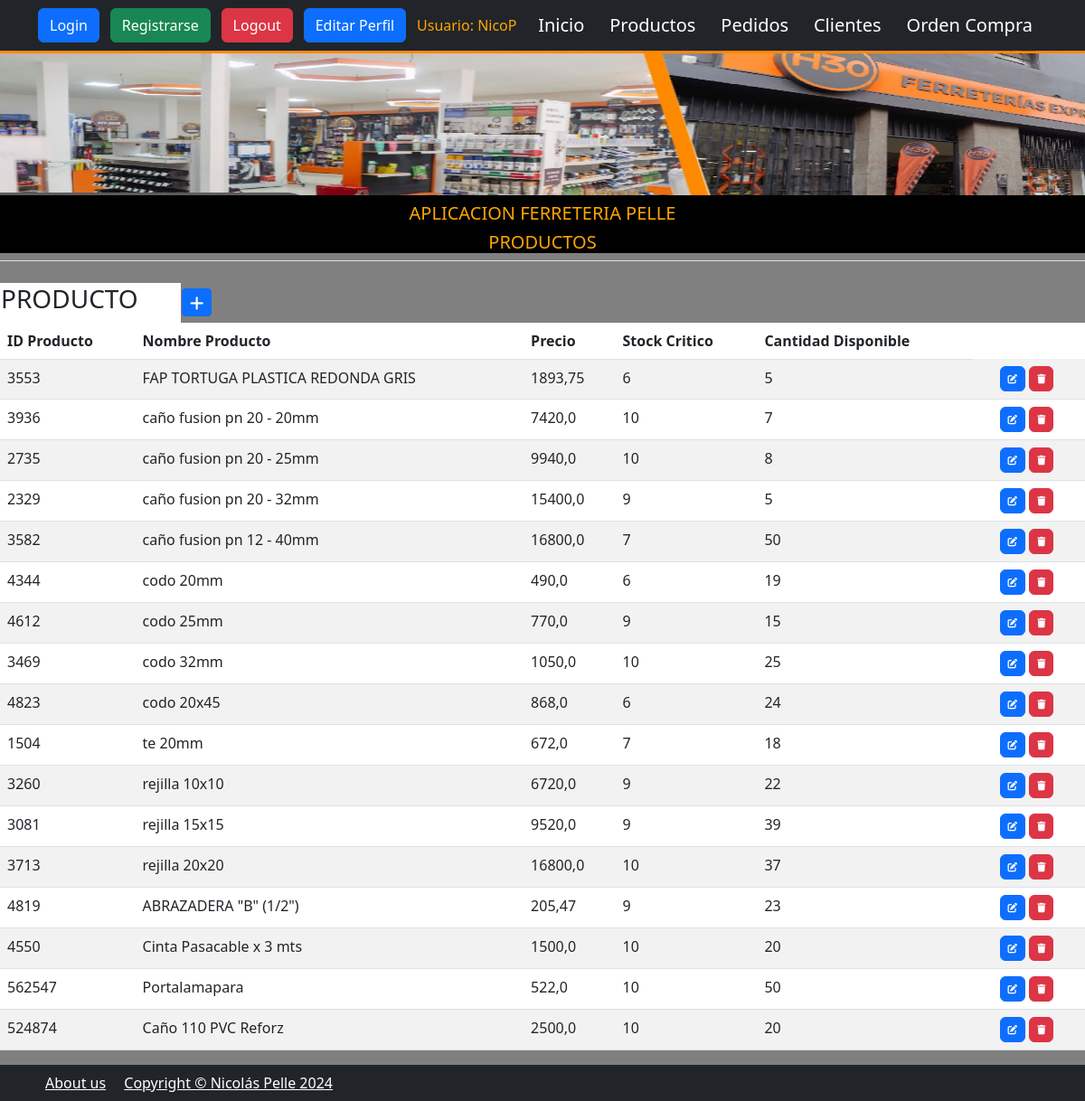
The page /productos/ (signed in) on the database its author committed.
### AppFerre/models.py (models this page shows, shortened)
class Producto(models.Model):
    idproducto=models.IntegerField()
    nombre = models.CharField(max_length=40)
    precio= models.FloatField()
    stock_critico=models.IntegerField()
    cantdisponible=models.IntegerField()

### AppFerre/views.py (the view)
# urls.py: path('productos/',ProductoList.as_view(),name="productos"),
class ProductoList(LoginRequiredMixin,ListView):
     model= Producto

### AppFerre/templates/AppFerre/producto_list.html (shortened to what this page needs)
{% extends "AppFerre/index.html"%}
{%block titulo%}
PRODUCTOS </p></h5>
{% endblock titulo%}
{%block contenido%}
<table>
    <tr>
        <td width= "200" style="background-color:white"> <h3> PRODUCTO </h3> </td>
        <td>
            <a   href="{%url 'create_producto' %}"
                 class="btn btn-primary btn-sm"
             >
            </a>
        </td>
    </tr>
<table class= "table table-striped" style="background-color:white">
    <thead>
        <tr>
            <th> ID Producto </th>
            <th> Nombre Producto </th>
            <th> Precio </th>
            <th> Stock Critico </th>
            <th> Cantidad Disponible </th>
        </tr>
    </thead>
    <tbody>
    {% for p in producto_list %}
        <tr>
            <td>{{p.idproducto}}</td>
            <td>{{p.nombre}}</td>
            <td>{{p.precio}}</td>
            <td>{{p.stock_critico}}</td>
            <td>{{p.cantdisponible}}</td>
            <td>
            <td>
              <a
                  href="{%url 'update_producto' p.id %}"
                  class="btn btn-primary"
                  style="--bs-btn-padding-y: .25rem; --bs-btn-padding-x: .5rem; --bs-btn-font-size: .75rem;"
                  >
              </a>
                <a
                   href="{%url 'delete_producto' p.id %}"
                   class="btn btn-danger"
                   style="--bs-btn-padding-y: .25rem; --bs-btn-padding-x: .5rem; --bs-btn-font-size: .75rem;"
                   >
                </a>
            </td>
        </tr>
    {% endfor %}
    </tbody>
</table>
{% endblock contenido%}

### AppFerre/templates/AppFerre/index.html (shortened to what this page needs)
<!DOCTYPE html>
<html lang="en" style="background-color:gray">
    <head>
    {%load static%}
        <link href="{% static 'css/styles.css'%}" rel="stylesheet" />
        <link rel="stylesheet" href="https://cdnjs.cloudflare.com/ajax/libs/font-awesome/6.4.0/css/all.min.css">
    </head>
    <body style="background-color:gray">
        <nav class="navbar navbar-expand-lg navbar-dark bg-dark">
            <div class="container">
              <a class="btn btn-primary" href="{%url 'login'%}">Login</a>
              <a class="btn btn-success" href="{%url 'registro'%}">Registrarse</a>
              {% if user.is_authenticated%}
                  <a class="btn btn-danger" style="color:white" href="{%url 'logout'%}">Logout</a>
                  <a class="btn btn-primary" style="color:white" href="{%url 'editarPerfil'%}">Editar Perfil</a>
                  <a style="color: orange"> Usuario: {{user.username}}</a>
                  <a class="navbar-brand" href="{%url 'home'%}">Inicio</a>
                  <a class="navbar-brand" href="{%url 'productos'%}">Productos</a>
                  <a class="navbar-brand" href="{%url 'pedidos'%}">Pedidos</a>
                  <a class="navbar-brand" href="{%url 'clientes'%}">Clientes</a>
                  <a class="navbar-brand" href="{%url 'orden_compras'%}">Orden Compra</a>
                {% endif %}
            </div>
        </nav>
        <header class="tpy-1 bg-ligh border-bottom mb-4" style="background-color:gray">
            <div>
                <div style="background-color:black">
                    <a >
                      <img class="card-img-top" height="160px" background-position= "center center" background-size= "cover"
                       src="{% static 'assets/portada_ferreteria.jpg'%}"/>
                    </a>
                   <h5><p class="m-2 text-center" style= "color:orange">  APLICACION FERRETERIA PELLE</p></h5>
                    <h5><p class="m-2 text-center" style= "color:orange">
                       {%block titulo%}{%endblock titulo%}
                </div>
            </div>
        </header>
        {% block contenido %}{%endblock contenido%}
        <footer class="py-2 bg-dark">
        <div>
            <div class="container">
                <a class="m-2 text- text-white" href="{%url 'about_us'%}">About us</a>
                <a class="m-2 text-center text-white">Copyright &copy; Nicolás Pelle 2024 </a >
            </div>
        </div>
       </footer>
    </body>
</html>

### rows shown on the page
Producto: idproducto "3553", nombre "FAP TORTUGA PLASTICA REDONDA GRIS", precio "1893,75", stock_critico "6", cantdisponible "5"
Producto: idproducto "3936", nombre "caño fusion pn 20 - 20mm", precio "7420,0", stock_critico "10", cantdisponible "7"
Producto: idproducto "2735", nombre "caño fusion pn 20 - 25mm", precio "9940,0", stock_critico "10", cantdisponible "8"
Producto: idproducto "2329", nombre "caño fusion pn 20 - 32mm", precio "15400,0", stock_critico "9", cantdisponible "5"
Producto: idproducto "3582", nombre "caño fusion pn 12 - 40mm", precio "16800,0", stock_critico "7", cantdisponible "50"
Producto: idproducto "4344", nombre "codo 20mm", precio "490,0", stock_critico "6", cantdisponible "19"
Producto: idproducto "4612", nombre "codo 25mm", precio "770,0", stock_critico "9", cantdisponible "15"
Producto: idproducto "3469", nombre "codo 32mm", precio "1050,0", stock_critico "10", cantdisponible "25"
Producto: idproducto "4823", nombre "codo 20x45", precio "868,0", stock_critico "6", cantdisponible "24"
Producto: idproducto "1504", nombre "te 20mm", precio "672,0", stock_critico "7", cantdisponible "18"
Producto: idproducto "3260", nombre "rejilla 10x10", precio "6720,0", stock_critico "9", cantdisponible "22"
Producto: idproducto "3081", nombre "rejilla 15x15", precio "9520,0", stock_critico "9", cantdisponible "39"
Producto: idproducto "3713", nombre "rejilla 20x20", precio "16800,0", stock_critico "10", cantdisponible "37"
Producto: idproducto "4819", nombre "ABRAZADERA \"B\" (1/2\")", precio "205,47", stock_critico "9", cantdisponible "23"
Producto: idproducto "4550", nombre "Cinta Pasacable x 3 mts", precio "1500,0", stock_critico "10", cantdisponible "20"
Producto: idproducto "562547", nombre "Portalamapara", precio "522,0", stock_critico "10", cantdisponible "50"
Producto: idproducto "524874", nombre "Caño 110 PVC Reforz", precio "2500,0", stock_critico "10", cantdisponible "20"

### other values the page prints
{{ user.username }} "NicoP"
